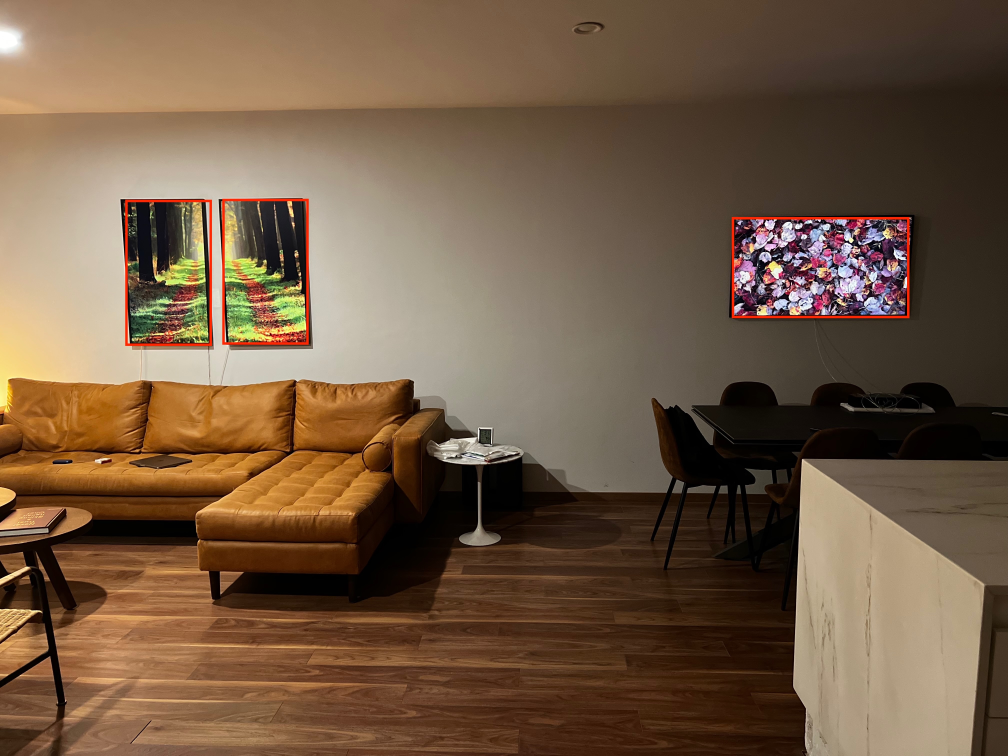
#> input picture data/room/reference.jpg, 4032 x 3024 px (shown at 1/4 size); its folder holds only this picture in this run
$ python -i preview.py   (imports and definitions only)
#> lines starting #> are read from the running program, lines starting #| are printed output that depends on the picture
"""Preview compuesto (PRD §7.5): pegar el conjunto de tres piezas sobre una
foto real de la sala, en los rectángulos calibrados de cada TV.

No dependency on google.adk: this module is testable in isolation and
reusable from any interface.
"""

import io
import logging
import tomllib
from dataclasses import dataclass
from pathlib import Path

from PIL import Image

from engine import generation
from engine.generation import _save_image_bytes

_logger = logging.getLogger(__name__)

CONFIG_PATH = Path(__file__).resolve().parent.parent.parent / "config" / "room.toml"
REFERENCE_PHOTO_PATH = (
    Path(__file__).resolve().parent.parent.parent / "data" / "room" / "reference.jpg"
)


@dataclass
class PanelRect:
    x0: float
    y0: float
    x1: float
    y1: float


@dataclass
class RoomConfig:
    panels: dict[str, PanelRect]


def load_room_config(path: Path | None = None) -> RoomConfig:
    """Reads the room preview layout (calibrated panel rectangles, as
    fractions of the reference photo's width/height) from an editable TOML
    file."""
    with (path or CONFIG_PATH).open("rb") as f:
        data = tomllib.load(f)
    panels = {name: PanelRect(**rect) for name, rect in data["panels"].items()}
    return RoomConfig(panels=panels)


def _resize_cover(
    image: Image.Image, target_width: int, target_height: int
) -> Image.Image:
    """Resizes `image` to cover a `target_width`x`target_height` box
    (preserving aspect ratio, cropping the overflow), equivalent to CSS
    `object-fit: cover`.
    """
    source_width, source_height = image.size
    scale = max(target_width / source_width, target_height / source_height)
    scaled_width = round(source_width * scale)
    scaled_height = round(source_height * scale)
    resized = image.resize((scaled_width, scaled_height))

    left = (scaled_width - target_width) // 2
    top = (scaled_height - target_height) // 2
    return resized.crop((left, top, left + target_width, top + target_height))


def compose_preview(image_ids: dict[str, str]) -> dict:
    """Composes the room preview (PRD §7.5): pastes each panel's generated
    image into its calibrated rectangle over the real room photo, and saves
    the result to disk under a fresh image_id.

    `image_ids` maps panel name (e.g. '43L', '43R', '50') to the image_id to
    place there. Returns {'image_id': ..., 'path': ...} or {'error': ...} if
    the reference photo is missing, a panel name is unknown, or one of the
    panel images doesn't exist on disk.
    """
    if not REFERENCE_PHOTO_PATH.exists():
        _logger.error("Foto de referencia no encontrada: %s", REFERENCE_PHOTO_PATH)
        return {
            "error": (
                "No existe la foto de referencia de la sala en "
                f"{REFERENCE_PHOTO_PATH}."
            )
        }

    room_config = load_room_config()

    with Image.open(REFERENCE_PHOTO_PATH) as reference:
        canvas = reference.convert("RGB").copy()
    width, height = canvas.size

    for panel_name, image_id in image_ids.items():
        rect = room_config.panels.get(panel_name)
        if rect is None:
            _logger.warning("Panel desconocido en config/room.toml: %s", panel_name)
            return {"error": f"Panel desconocido en config/room.toml: {panel_name!r}."}

        invalid = generation.validate_image_id(image_id)
        if invalid is not None:
            return invalid

        panel_path = generation.IMAGES_DIR / f"{image_id}.jpg"
        if not panel_path.exists():
            _logger.warning(
                "Imagen de panel no encontrada: panel=%s image_id=%s",
                panel_name,
                image_id,
            )
            return {"error": f"No existe una imagen con image_id={image_id!r}."}

        box = (
            round(rect.x0 * width),
            round(rect.y0 * height),
            round(rect.x1 * width),
            round(rect.y1 * height),
        )
        with Image.open(panel_path) as panel_image:
            fitted = _resize_cover(
                panel_image.convert("RGB"), box[2] - box[0], box[3] - box[1]
            )
        canvas.paste(fitted, (box[0], box[1]))

    return _save_image_bytes(_encode_jpeg(canvas))


def _encode_jpeg(image: Image.Image) -> bytes:
    buffer = io.BytesIO()
    image.save(buffer, format="JPEG")
    return buffer.getvalue()

>>> import cv2
>>> picture = cv2.imread('../../data/room/reference.jpg', cv2.IMREAD_GRAYSCALE)
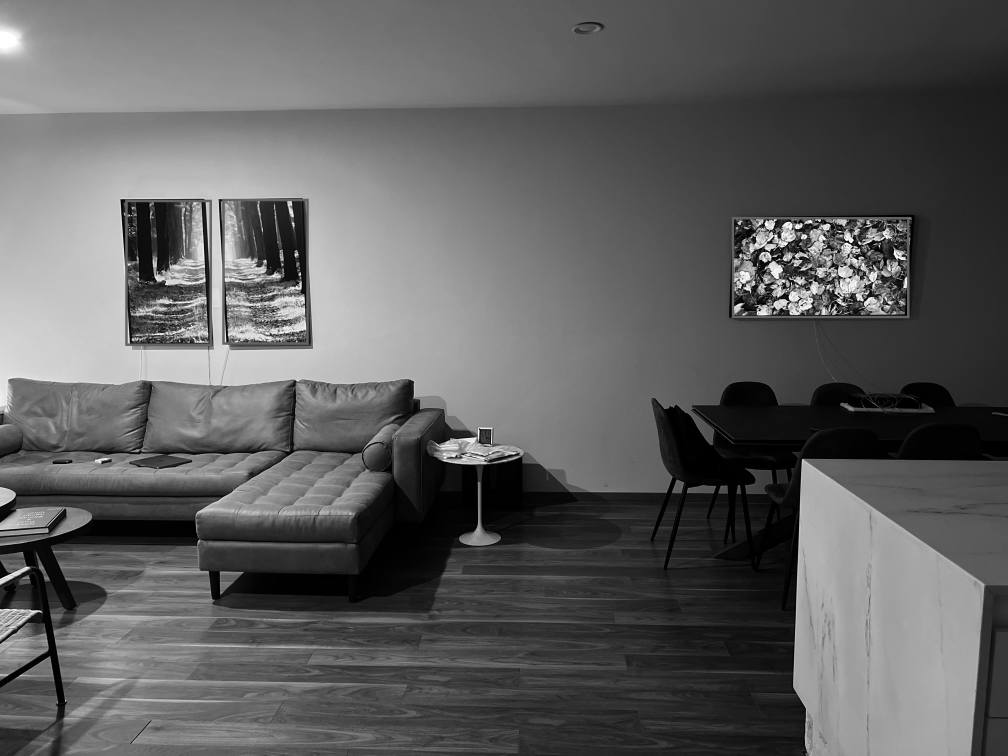
#> picture: shape (3024, 4032) (shown at 1/4 size); min 0, max 255, mean 94.3
#> (the run stopped early here; a loop or call above may not have finished)
